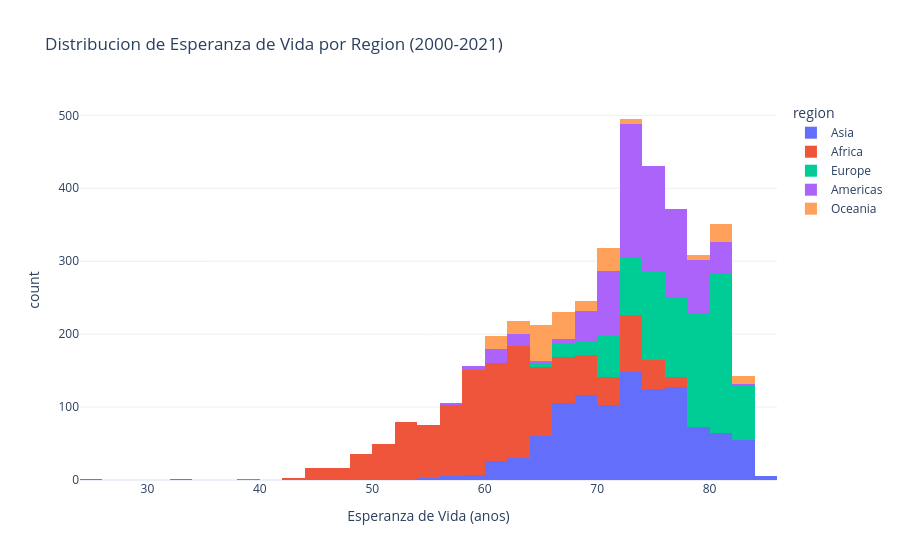

The cell this chart's notebook holds for it:
### Code cell
fig = px.histogram(
    df,
    x='esperanza_vida',
    nbins=40,
    color='region',
    title='Distribucion de Esperanza de Vida por Region (2000-2021)',
    labels={'esperanza_vida': 'Esperanza de Vida (anos)', 'count': 'Frecuencia'},
    template='plotly_white'
)
fig.show()

### Figure 1 — Plotly figure (JSON) as saved in the notebook; plotly's stock layout.template omitted (floating-point values rounded to 4 significant figures; data arrays with more than 128 entries replaced by an {"elided": "..."} marker saying what was removed)
{"data": [{"alignmentgroup": "True", "bingroup": "x", "hovertemplate": "region=Asia<br>Esperanza de Vida (anos)=%{x}<br>count=%{y}<extra></extra>", "legendgroup": "Asia", "marker": {"color": "#636efa", "pattern": {"shape": ""}}, "name": "Asia", "nbinsx": 40, "offsetgroup": "Asia", "orientation": "v", "showlegend": true, "type": "histogram", "x": {"elided": "1056 float values"}, "xaxis": "x", "yaxis": "y"}, {"alignmentgroup": "True", "bingroup": "x", "hovertemplate": "region=Africa<br>Esperanza de Vida (anos)=%{x}<br>count=%{y}<extra></extra>", "legendgroup": "Africa", "marker": {"color": "#EF553B", "pattern": {"shape": ""}}, "name": "Africa", "nbinsx": 40, "offsetgroup": "Africa", "orientation": "v", "showlegend": true, "type": "histogram", "x": {"elided": "1188 float values"}, "xaxis": "x", "yaxis": "y"}, {"alignmentgroup": "True", "bingroup": "x", "hovertemplate": "region=Europe<br>Esperanza de Vida (anos)=%{x}<br>count=%{y}<extra></extra>", "legendgroup": "Europe", "marker": {"color": "#00cc96", "pattern": {"shape": ""}}, "name": "Europe", "nbinsx": 40, "offsetgroup": "Europe", "orientation": "v", "showlegend": true, "type": "histogram", "x": {"elided": "858 float values"}, "xaxis": "x", "yaxis": "y"}, {"alignmentgroup": "True", "bingroup": "x", "hovertemplate": "region=Americas<br>Esperanza de Vida (anos)=%{x}<br>count=%{y}<extra></extra>", "legendgroup": "Americas", "marker": {"color": "#ab63fa", "pattern": {"shape": ""}}, "name": "Americas", "nbinsx": 40, "offsetgroup": "Americas", "orientation": "v", "showlegend": true, "type": "histogram", "x": {"elided": "748 float values"}, "xaxis": "x", "yaxis": "y"}, {"alignmentgroup": "True", "bingroup": "x", "hovertemplate": "region=Oceania<br>Esperanza de Vida (anos)=%{x}<br>count=%{y}<extra></extra>", "legendgroup": "Oceania", "marker": {"color": "#FFA15A", "pattern": {"shape": ""}}, "name": "Oceania", "nbinsx": 40, "offsetgroup": "Oceania", "orientation": "v", "showlegend": true, "type": "histogram", "x": {"elided": "220 float values"}, "xaxis": "x", "yaxis": "y"}], "layout": {"barmode": "relative", "legend": {"title": {"text": "region"}, "tracegroupgap": 0}, "title": {"text": "Distribucion de Esperanza de Vida por Region (2000-2021)"}, "xaxis": {"anchor": "y", "domain": [0.0, 1.0], "title": {"text": "Esperanza de Vida (anos)"}}, "yaxis": {"anchor": "x", "domain": [0.0, 1.0], "title": {"text": "count"}}}}
